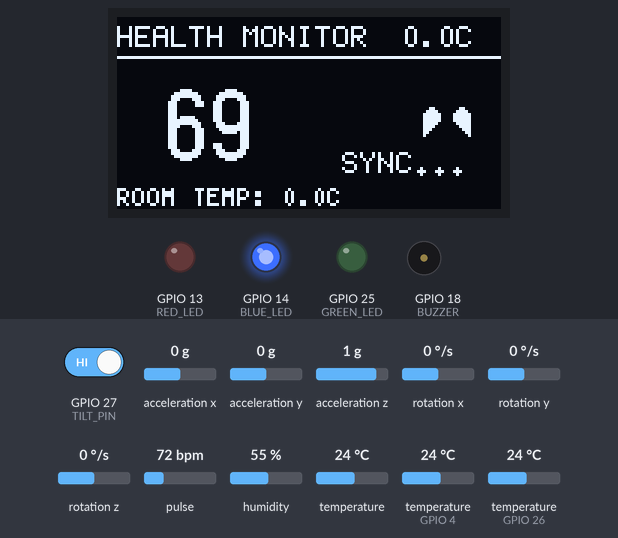
Bench run of a sketch on a simulated ESP32. On the bench: 128×64 one-colour display, output pins drawn as LEDs (lit = HIGH), buzzer (waves = sounding, pin HIGH). Dashed ring = blinking. The test bench sets the inputs (shaded band); at power-on: acceleration x 0 g, temperature (sensors on GPIO 26, GPIO 4) 24 °C, GPIO 27 (TILT_PIN) HIGH, acceleration y 0 g, acceleration z 1 g, rotation x 0 °/s, rotation y 0 °/s, rotation z 0 °/s, pulse 72 bpm, humidity 55 %, temperature 24 °C.

Above: at 1.2 s.
1.3 s: acceleration x set to -0.3 g
At 2.52 s:
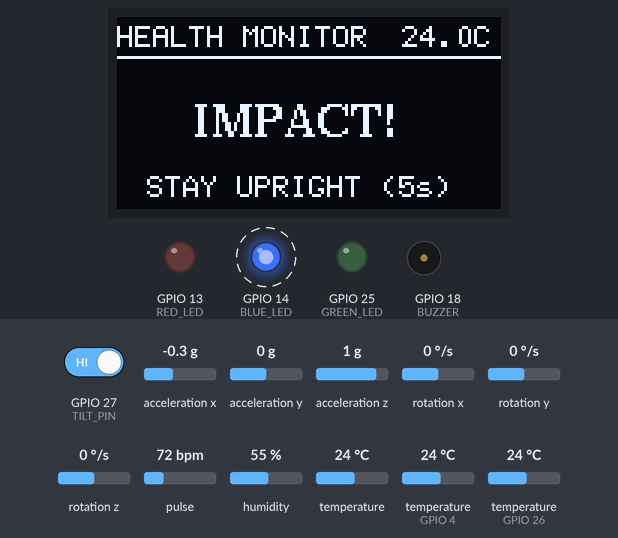
3.3 s: temperature (sensor on GPIO 26) set to 12 °C
At 6.8 s:
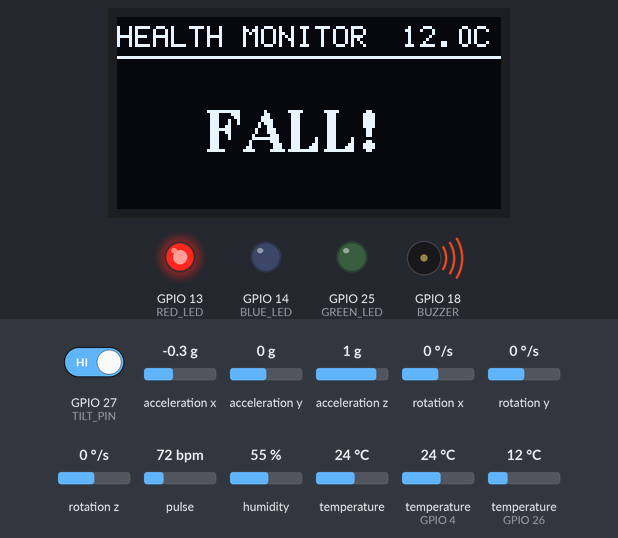
9.0 s: temperature (sensor on GPIO 26) set to 19 °C
At 11.31 s:
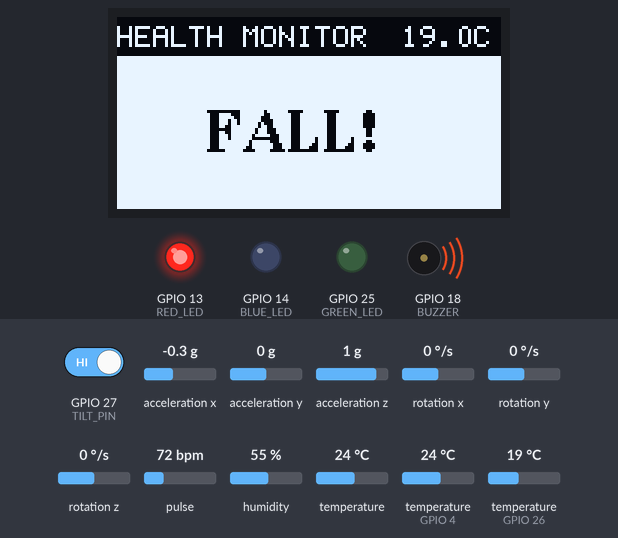
11.7 s: temperature (sensor on GPIO 26) set to 33 °C
At 13.4 s:
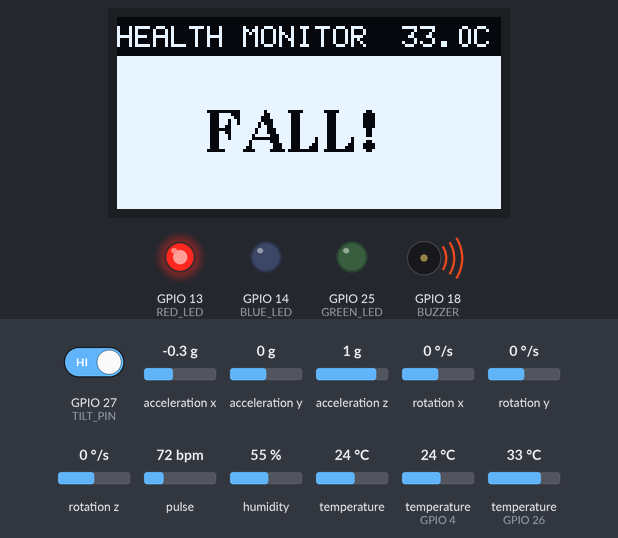
Timing chart, 0 to 14.7 s (numbered marks = the images above; inputs shaded):
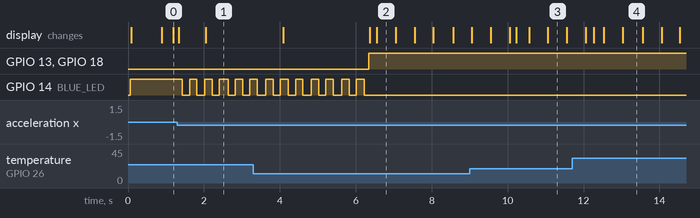

Measured:
- the behaviour switches between -0.1 and -0.2 g on acceleration x (found by bisection; images 0 and 1)
- after the input at 1.3 s, GPIO 25 (GREEN_LED): stays LOW (without the input it goes to HIGH after 0.72 s); the display: first changes at once (image 1 shows a later state)
- after the input at 9.0 s, the display: first differs from a run without the input after 1.2 s (image 3)
- after the input at 11.7 s, the display: first differs from a run without the input after 0.56 s (image 4)
- by itself, GPIO 14 (BLUE_LED): alternates HIGH for 0.19 s and LOW for 0.19 s, 15 changes in all, then stays LOW
- what the display in image 2 shows lasts 0.5 s, from 6.6 s to 7.1 s

The sketch:

FINAL.ino
```cpp
#include <Arduino.h>
#include <U8g2lib.h>
#include <Wire.h>
#include <OneWire.h>
#include <DallasTemperature.h>
#include <Adafruit_MPU6050.h>
#include <Adafruit_Sensor.h>
#include "MAX30105.h"
#include "heartRate.h"
#include "DHT.h" // Added DHT Library

// --- PIN MAPPING ---
#define DHTPIN 4       // DHT22 Data Pin
#define DHTTYPE DHT22
#define RED_LED 13
#define BLUE_LED 14
#define GREEN_LED 25
#define TEMP_PIN 26
#define TILT_PIN 27
#define BUZZER 18

// --- OBJECTS ---
U8G2_SH1106_128X64_NONAME_F_HW_I2C u8g2(U8G2_R0, /* reset=*/ U8X8_PIN_NONE);
MAX30105 particleSensor;
OneWire oneWire(TEMP_PIN);
DallasTemperature sensors(&oneWire);
Adafruit_MPU6050 mpu;
DHT dht(DHTPIN, DHTTYPE); // Added DHT Object

// --- VARIABLES ---
unsigned long lastTempRequest = 0;
const int tempInterval = 2000;
int beatAvg = 0;
long lastBeat = 0;
float bodyTemp = 0;
float envTemp = 0; // Environment Temp
bool heartLarge = false;

// Fall Detection Variables
bool mpuActive = false;
bool potentialFall = false;
bool isFallEmergency = false;
unsigned long fallTime = 0;
const float impactThreshold = 10.0;

// Heart Bitmap
static const unsigned char heart_bits[] = { 0x0c, 0x30, 0x1e, 0x78, 0x3f, 0xfc, 0x3f, 0xfc, 0x3f, 0xfc, 0x1f, 0xf8, 0x0f, 0xf0, 0x07, 0xe0, 0x03, 0xc0, 0x01, 0x80 };

void setup() {
  Serial.begin(115200);
  pinMode(RED_LED, OUTPUT);
  pinMode(BLUE_LED, OUTPUT);
  pinMode(GREEN_LED, OUTPUT);
  pinMode(BUZZER, OUTPUT);
  pinMode(TILT_PIN, INPUT_PULLUP);

  Wire.begin(33, 32);
  u8g2.begin();
  dht.begin(); // Start DHT22

  if (mpu.begin()) {
    mpuActive = true;
    mpu.setAccelerometerRange(MPU6050_RANGE_8_G);
  }

  sensors.begin();
  sensors.setWaitForConversion(false);
  sensors.requestTemperatures();

  if (!particleSensor.begin(Wire, I2C_SPEED_STANDARD)) while(1);
  particleSensor.setup(0x1F, 4, 2, 400, 411, 4096);
}

void loop() {
  // 1. MOTION SCAN (Fall Detection)
  if (mpuActive) {
    sensors_event_t a, g, temp;
    mpu.getEvent(&a, &g, &temp);
    float totalAcc = sqrt(sq(a.acceleration.x) + sq(a.acceleration.y) + sq(a.acceleration.z));

    if (totalAcc > impactThreshold && !potentialFall && !isFallEmergency) {
      potentialFall = true;
      fallTime = millis();
    }

    if (potentialFall) {
      if (millis() - fallTime < 5000) {
        if (digitalRead(TILT_PIN) == LOW) potentialFall = false;
      } else {
        if (digitalRead(TILT_PIN) == HIGH) isFallEmergency = true;
        potentialFall = false;
      }
    }
  }

  // 2. VITALS SCAN (BPM & Temp)
  long irValue = particleSensor.getIR();
  if (irValue > 50000) {
    if (checkForBeat(irValue) == true) {
      heartLarge = true;
      long delta = millis() - lastBeat;
      lastBeat = millis();
      float bpm = 60 / (delta / 1000.0);
      if (bpm < 220 && bpm > 30) beatAvg = (int)bpm;
    }
  } else {
    beatAvg = 0;
  }

  if (millis() - lastTempRequest >= tempInterval) {
    bodyTemp = sensors.getTempCByIndex(0);
    if (bodyTemp < -50) bodyTemp = 0;

    envTemp = dht.readTemperature(); // Read Environment Temperature

    sensors.requestTemperatures();
    lastTempRequest = millis();
  }

  // 3. MASTER DISPLAY & LED TALLY
  updateDisplay(irValue > 50000);

  if (millis() - lastBeat > 250) heartLarge = false;
}

void updateDisplay(bool fingerDetected) {
  u8g2.clearBuffer();

  // --- HEADER ---
  u8g2.setFont(u8g2_font_6x12_tr);
  u8g2.drawStr(0, 10, "HEALTH MONITOR");
  u8g2.setCursor(95, 10);
  u8g2.print(bodyTemp, 1); u8g2.print("C");
  u8g2.drawHLine(0, 13, 128);

  // --- PRIORITY 1: FALL EMERGENCY ---
  if (isFallEmergency) {
    // Beautiful Alert: Inverse screen flashing
    if ((millis() / 500) % 2 == 0) {
      u8g2.drawBox(0, 14, 128, 50);
      u8g2.setDrawColor(0); // Draw black text on white box
    }
    u8g2.setFont(u8g2_font_ncenB14_tr);
    u8g2.drawStr(30, 45, "FALL!");
    u8g2.setDrawColor(1); // Reset to white text

    digitalWrite(RED_LED, HIGH); digitalWrite(BUZZER, HIGH);
    digitalWrite(GREEN_LED, LOW); digitalWrite(BLUE_LED, LOW);
  }

  // --- PRIORITY 2: FALL WAITING ---
  else if (potentialFall) {
    u8g2.setFont(u8g2_font_ncenB10_tr);
    u8g2.drawStr(25, 40, "IMPACT!");
    u8g2.setFont(u8g2_font_6x10_tf);
    u8g2.drawStr(10, 60, "STAY UPRIGHT (5s)");

    digitalWrite(BLUE_LED, (millis() % 400 < 200));
    digitalWrite(RED_LED, LOW); digitalWrite(GREEN_LED, LOW); digitalWrite(BUZZER, LOW);
  }

  // --- PRIORITY 3: NORMAL MONITORING ---
  else if (fingerDetected) {
    // Main BPM Display
    u8g2.setFont(u8g2_font_logisoso24_tf);
    u8g2.setCursor(15, 48);
    if(beatAvg > 0) u8g2.print(beatAvg); else u8g2.print("---");

    // Beautiful Pulsing Heart
    if(heartLarge) {
        u8g2.drawDisc(110, 35, 7); // Large heart pulse
    } else {
        u8g2.drawXBM(102, 30, 16, 10, heart_bits);
    }

    // Environment Data Footer
    u8g2.setFont(u8g2_font_5x7_tr);
    u8g2.setCursor(0, 63);
    u8g2.print("ROOM TEMP: "); u8g2.print(envTemp, 1); u8g2.print("C");

    // Danger/State Logic
    u8g2.setFont(u8g2_font_6x10_tf);
    if (bodyTemp > 38.5 || (beatAvg > 0 && (beatAvg > 140 || beatAvg < 40))) {
      u8g2.drawStr(75, 52, "DANGER");
      digitalWrite(RED_LED, HIGH); digitalWrite(BUZZER, HIGH);
      digitalWrite(GREEN_LED, LOW); digitalWrite(BLUE_LED, LOW);
    } else if (bodyTemp >= 24.0 && beatAvg >= 40) {
      u8g2.drawStr(75, 52, "HEALTHY");
      digitalWrite(GREEN_LED, HIGH);
      digitalWrite(RED_LED, LOW); digitalWrite(BLUE_LED, LOW); digitalWrite(BUZZER, LOW);
    } else {
      u8g2.drawStr(75, 52, "SYNC...");
      digitalWrite(BLUE_LED, HIGH);
      digitalWrite(RED_LED, LOW); digitalWrite(GREEN_LED, LOW); digitalWrite(BUZZER, LOW);
    }
  }

  // --- IDLE ---
  else {
    // Breathing Animation for Idle
    int yOffset = (sin(millis() / 400.0) * 3);
    u8g2.setFont(u8g2_font_ncenB10_tr);
    u8g2.drawStr(20, 45 + yOffset, "READY SCAN");

    digitalWrite(RED_LED, LOW); digitalWrite(GREEN_LED, LOW); digitalWrite(BLUE_LED, LOW); digitalWrite(BUZZER, LOW);
  }
  u8g2.sendBuffer();
}
```
